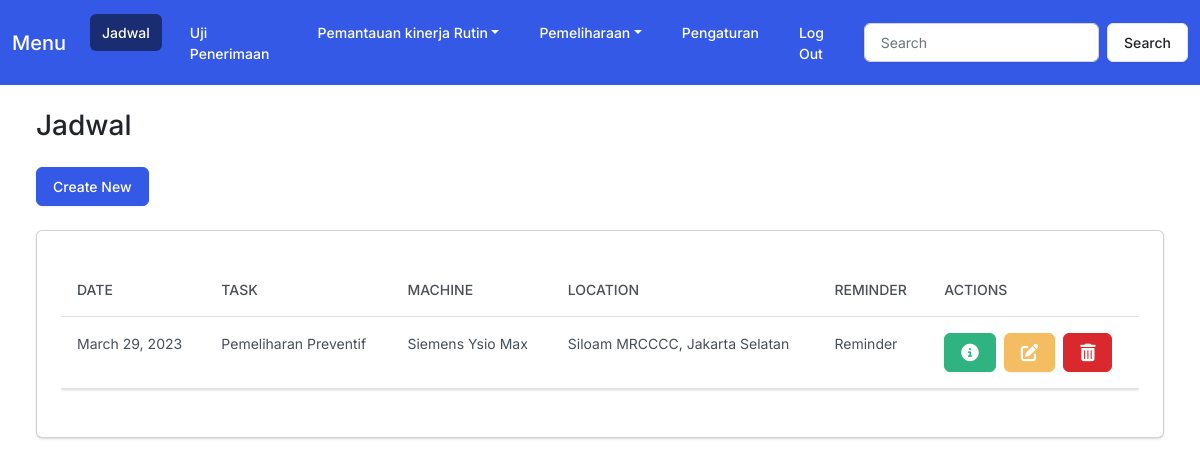
The app's page /home (signed in) with its own data.
### myapp/models.py (models this page shows)
class Schedule(models.Model):
    user = models.ForeignKey(User, on_delete=models.CASCADE, null=True)
    task_date = models.DateField(null=True)
    task = models.CharField(max_length=150)
    machine = models.CharField(max_length=150)
    location = models.CharField(max_length=150)

### myapp/views.py (the view)
# urls.py: 2. Add a URL to urlpatterns:  path('', views.home, name='home')
@login_required
def home(request):
    schedule  = Schedule.objects.filter(user=request.user)
    return render(request, 'myapp/homepage.html', {
        'schedule': schedule
    })

### myapp/templates/myapp/homepage.html (shortened to what this page needs)
{% extends 'myapp/base.html' %}
{% block body %}
<h3 class="m-4">Jadwal</h3>
<div class="row">
    <div class="col-12">
        <a href="{% url 'add' %}" class="btn btn-primary ms-4 me-4 mb-4">Create New</a>
        {% if schedule %}
        <div class="card bg-secondary ms-4 me-4 mb-4">
            <div class="card-body">
                <p class="card-text">
                <div class="table-responsive">
                    <table class="table table-hover">
                        <thead>
                            <tr>
                                <th scope="col">Date</th>
                                <th scope="col">Task</th>
                                <th scope="col">Machine</th>
                                <th scope="col">Location</th>
                                <th scope="col">Reminder</th>
                                <th scope="col">Actions</th>
                            </tr>
                        </thead>
                        <tbody>
                            {% for schedule in schedule %}
                            <tr>
                                <td>{{schedule.task_date}}</td>
                                <td>{{schedule.task}}</td>
                                <td>{{schedule.machine}}</td>
                                <td>{{schedule.location}}</td>
                                <td>Reminder</td>
                                <td>
                                    <button type="button" class="btn btn-success me-1"
                                        href="{% url 'view_schedule' schedule.id %}" data-bs-toggle="modal"
                                        data-bs-target="#myModal{{schedule.id}}">
                                        </button>
                                    <a href="{% url 'edit' schedule.id %}" class="btn btn-warning me-1"></a>
                                    <button class="btn btn-danger" data-bs-toggle="modal"
                                        data-bs-target="#delete{{schedule.id}}"></button>
                                </td>
                            </tr>
                            {% endfor %}
                        </tbody>
                    </table>
                </div>
                </p>
            </div>
        </div>
        {% else %}
        <h5 class="alert alert-primary ms-4 me-4">Belum ada jadwal</h5>
        {% endif %}
    </div>
</div>
{% endblock %}

### records on screen
Schedule: task_date "March 29, 2023", task "Pemeliharan Preventif", machine "Siemens Ysio Max", location "Siloam MRCCCC, Jakarta Selatan"
